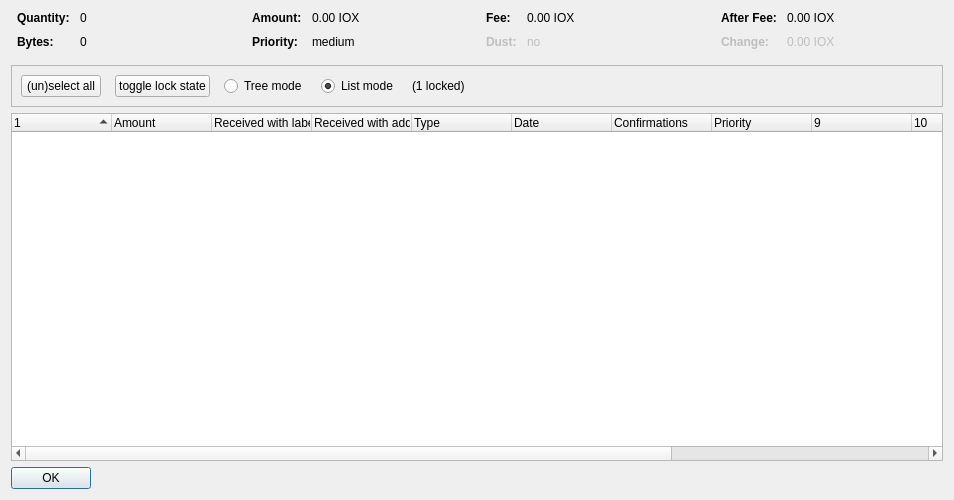
<?xml version="1.0" encoding="UTF-8"?>
<ui version="4.0">
 <class>CoinControlDialog</class>
 <widget class="QDialog" name="CoinControlDialog">
  <property name="geometry">
   <rect>
    <x>0</x>
    <y>0</y>
    <width>954</width>
    <height>500</height>
   </rect>
  </property>
  <property name="windowTitle">
   <string>Coin Selection</string>
  </property>
  <layout class="QVBoxLayout" name="verticalLayout">
   <item>
    <layout class="QHBoxLayout" name="horizontalLayoutTop" stretch="0,0,0,0">
     <property name="topMargin">
      <number>0</number>
     </property>
     <property name="bottomMargin">
      <number>10</number>
     </property>
     <item>
      <layout class="QFormLayout" name="formLayoutCoinControl1">
       <property name="horizontalSpacing">
        <number>10</number>
       </property>
       <property name="verticalSpacing">
        <number>10</number>
       </property>
       <property name="leftMargin">
        <number>6</number>
       </property>
       <property name="rightMargin">
        <number>6</number>
       </property>
       <item row="0" column="0">
        <widget class="QLabel" name="labelCoinControlQuantityText">
         <property name="font">
          <font>
           <weight>75</weight>
           <bold>true</bold>
          </font>
         </property>
         <property name="text">
          <string>Quantity:</string>
         </property>
        </widget>
       </item>
       <item row="0" column="1">
        <widget class="QLabel" name="labelCoinControlQuantity">
         <property name="cursor">
          <cursorShape>IBeamCursor</cursorShape>
         </property>
         <property name="contextMenuPolicy">
          <enum>Qt::ActionsContextMenu</enum>
         </property>
         <property name="text">
          <string notr="true">0</string>
         </property>
         <property name="textInteractionFlags">
          <set>Qt::LinksAccessibleByMouse|Qt::TextSelectableByKeyboard|Qt::TextSelectableByMouse</set>
         </property>
        </widget>
       </item>
       <item row="1" column="0">
        <widget class="QLabel" name="labelCoinControlBytesText">
         <property name="font">
          <font>
           <weight>75</weight>
           <bold>true</bold>
          </font>
         </property>
         <property name="text">
          <string>Bytes:</string>
         </property>
        </widget>
       </item>
       <item row="1" column="1">
        <widget class="QLabel" name="labelCoinControlBytes">
         <property name="cursor">
          <cursorShape>IBeamCursor</cursorShape>
         </property>
         <property name="contextMenuPolicy">
          <enum>Qt::ActionsContextMenu</enum>
         </property>
         <property name="text">
          <string notr="true">0</string>
         </property>
         <property name="textInteractionFlags">
          <set>Qt::LinksAccessibleByMouse|Qt::TextSelectableByKeyboard|Qt::TextSelectableByMouse</set>
         </property>
        </widget>
       </item>
      </layout>
     </item>
     <item>
      <layout class="QFormLayout" name="formLayoutCoinControl2">
       <property name="horizontalSpacing">
        <number>10</number>
       </property>
       <property name="verticalSpacing">
        <number>10</number>
       </property>
       <property name="leftMargin">
        <number>6</number>
       </property>
       <property name="rightMargin">
        <number>6</number>
       </property>
       <item row="0" column="0">
        <widget class="QLabel" name="labelCoinControlAmountText">
         <property name="font">
          <font>
           <weight>75</weight>
           <bold>true</bold>
          </font>
         </property>
         <property name="text">
          <string>Amount:</string>
         </property>
        </widget>
       </item>
       <item row="0" column="1">
        <widget class="QLabel" name="labelCoinControlAmount">
         <property name="cursor">
          <cursorShape>IBeamCursor</cursorShape>
         </property>
         <property name="contextMenuPolicy">
          <enum>Qt::ActionsContextMenu</enum>
         </property>
         <property name="text">
          <string notr="true">0.00 IOX</string>
         </property>
         <property name="textInteractionFlags">
          <set>Qt::LinksAccessibleByMouse|Qt::TextSelectableByKeyboard|Qt::TextSelectableByMouse</set>
         </property>
        </widget>
       </item>
       <item row="1" column="0">
        <widget class="QLabel" name="labelCoinControlPriorityText">
         <property name="font">
          <font>
           <weight>75</weight>
           <bold>true</bold>
          </font>
         </property>
         <property name="text">
          <string>Priority:</string>
         </property>
        </widget>
       </item>
       <item row="1" column="1">
        <widget class="QLabel" name="labelCoinControlPriority">
         <property name="cursor">
          <cursorShape>IBeamCursor</cursorShape>
         </property>
         <property name="contextMenuPolicy">
          <enum>Qt::ActionsContextMenu</enum>
         </property>
         <property name="text">
          <string>medium</string>
         </property>
         <property name="textInteractionFlags">
          <set>Qt::LinksAccessibleByMouse|Qt::TextSelectableByKeyboard|Qt::TextSelectableByMouse</set>
         </property>
        </widget>
       </item>
      </layout>
     </item>
     <item>
      <layout class="QFormLayout" name="formLayoutCoinControl3">
       <property name="horizontalSpacing">
        <number>10</number>
       </property>
       <property name="verticalSpacing">
        <number>10</number>
       </property>
       <property name="leftMargin">
        <number>6</number>
       </property>
       <property name="rightMargin">
        <number>6</number>
       </property>
       <item row="0" column="0">
        <widget class="QLabel" name="labelCoinControlFeeText">
         <property name="font">
          <font>
           <weight>75</weight>
           <bold>true</bold>
          </font>
         </property>
         <property name="text">
          <string>Fee:</string>
         </property>
        </widget>
       </item>
       <item row="0" column="1">
        <widget class="QLabel" name="labelCoinControlFee">
         <property name="cursor">
          <cursorShape>IBeamCursor</cursorShape>
         </property>
         <property name="contextMenuPolicy">
          <enum>Qt::ActionsContextMenu</enum>
         </property>
         <property name="text">
          <string notr="true">0.00 IOX</string>
         </property>
         <property name="textInteractionFlags">
          <set>Qt::LinksAccessibleByMouse|Qt::TextSelectableByKeyboard|Qt::TextSelectableByMouse</set>
         </property>
        </widget>
       </item>
       <item row="1" column="0">
        <widget class="QLabel" name="labelCoinControlLowOutputText">
         <property name="enabled">
          <bool>false</bool>
         </property>
         <property name="font">
          <font>
           <weight>75</weight>
           <bold>true</bold>
          </font>
         </property>
         <property name="text">
          <string>Dust:</string>
         </property>
        </widget>
       </item>
       <item row="1" column="1">
        <widget class="QLabel" name="labelCoinControlLowOutput">
         <property name="enabled">
          <bool>false</bool>
         </property>
         <property name="cursor">
          <cursorShape>IBeamCursor</cursorShape>
         </property>
         <property name="contextMenuPolicy">
          <enum>Qt::ActionsContextMenu</enum>
         </property>
         <property name="text">
          <string>no</string>
         </property>
         <property name="textInteractionFlags">
          <set>Qt::LinksAccessibleByMouse|Qt::TextSelectableByKeyboard|Qt::TextSelectableByMouse</set>
         </property>
        </widget>
       </item>
      </layout>
     </item>
     <item>
      <layout class="QFormLayout" name="formLayoutCoinControl4">
       <property name="horizontalSpacing">
        <number>10</number>
       </property>
       <property name="verticalSpacing">
        <number>10</number>
       </property>
       <property name="leftMargin">
        <number>6</number>
       </property>
       <property name="rightMargin">
        <number>6</number>
       </property>
       <item row="0" column="0">
        <widget class="QLabel" name="labelCoinControlAfterFeeText">
         <property name="font">
          <font>
           <weight>75</weight>
           <bold>true</bold>
          </font>
         </property>
         <property name="text">
          <string>After Fee:</string>
         </property>
        </widget>
       </item>
       <item row="0" column="1">
        <widget class="QLabel" name="labelCoinControlAfterFee">
         <property name="cursor">
          <cursorShape>IBeamCursor</cursorShape>
         </property>
         <property name="contextMenuPolicy">
          <enum>Qt::ActionsContextMenu</enum>
         </property>
         <property name="text">
          <string notr="true">0.00 IOX</string>
         </property>
         <property name="textInteractionFlags">
          <set>Qt::LinksAccessibleByMouse|Qt::TextSelectableByKeyboard|Qt::TextSelectableByMouse</set>
         </property>
        </widget>
       </item>
       <item row="1" column="0">
        <widget class="QLabel" name="labelCoinControlChangeText">
         <property name="enabled">
          <bool>false</bool>
         </property>
         <property name="font">
          <font>
           <weight>75</weight>
           <bold>true</bold>
          </font>
         </property>
         <property name="text">
          <string>Change:</string>
         </property>
        </widget>
       </item>
       <item row="1" column="1">
        <widget class="QLabel" name="labelCoinControlChange">
         <property name="enabled">
          <bool>false</bool>
         </property>
         <property name="cursor">
          <cursorShape>IBeamCursor</cursorShape>
         </property>
         <property name="contextMenuPolicy">
          <enum>Qt::ActionsContextMenu</enum>
         </property>
         <property name="text">
          <string notr="true">0.00 IOX</string>
         </property>
         <property name="textInteractionFlags">
          <set>Qt::LinksAccessibleByMouse|Qt::TextSelectableByKeyboard|Qt::TextSelectableByMouse</set>
         </property>
        </widget>
       </item>
      </layout>
     </item>
    </layout>
   </item>
   <item>
    <widget class="QFrame" name="frame">
     <property name="minimumSize">
      <size>
       <width>0</width>
       <height>40</height>
      </size>
     </property>
     <property name="frameShape">
      <enum>QFrame::StyledPanel</enum>
     </property>
     <property name="frameShadow">
      <enum>QFrame::Sunken</enum>
     </property>
     <layout class="QHBoxLayout" name="horizontalLayout">
      <item>
       <layout class="QHBoxLayout" name="horizontalLayoutPanel" stretch="0,0,0,0,0,0">
        <property name="spacing">
         <number>14</number>
        </property>
        <item>
         <widget class="QPushButton" name="pushButtonSelectAll">
          <property name="sizePolicy">
           <sizepolicy hsizetype="Maximum" vsizetype="Fixed">
            <horstretch>0</horstretch>
            <verstretch>0</verstretch>
           </sizepolicy>
          </property>
          <property name="text">
           <string>(un)select all</string>
          </property>
          <property name="autoDefault">
           <bool>false</bool>
          </property>
         </widget>
        </item>
        <item>
         <widget class="QPushButton" name="pushButtonToggleLock">
          <property name="sizePolicy">
           <sizepolicy hsizetype="Maximum" vsizetype="Fixed">
            <horstretch>0</horstretch>
            <verstretch>0</verstretch>
           </sizepolicy>
          </property>
          <property name="text">
           <string>toggle lock state</string>
          </property>
          <property name="autoDefault">
           <bool>false</bool>
          </property>
         </widget>
        </item>
        <item>
         <widget class="QRadioButton" name="radioTreeMode">
          <property name="sizePolicy">
           <sizepolicy hsizetype="Maximum" vsizetype="Fixed">
            <horstretch>0</horstretch>
            <verstretch>0</verstretch>
           </sizepolicy>
          </property>
          <property name="text">
           <string>Tree mode</string>
          </property>
         </widget>
        </item>
        <item>
         <widget class="QRadioButton" name="radioListMode">
          <property name="sizePolicy">
           <sizepolicy hsizetype="Maximum" vsizetype="Fixed">
            <horstretch>0</horstretch>
            <verstretch>0</verstretch>
           </sizepolicy>
          </property>
          <property name="text">
           <string>List mode</string>
          </property>
          <property name="checked">
           <bool>true</bool>
          </property>
         </widget>
        </item>
        <item>
         <widget class="QLabel" name="labelLocked">
          <property name="text">
           <string>(1 locked)</string>
          </property>
         </widget>
        </item>
        <item>
         <spacer name="horizontalSpacer">
          <property name="orientation">
           <enum>Qt::Horizontal</enum>
          </property>
          <property name="sizeHint" stdset="0">
           <size>
            <width>40</width>
            <height>20</height>
           </size>
          </property>
         </spacer>
        </item>
       </layout>
      </item>
     </layout>
    </widget>
   </item>
   <item>
    <widget class="CoinControlTreeWidget" name="treeWidget">
     <property name="contextMenuPolicy">
      <enum>Qt::CustomContextMenu</enum>
     </property>
     <property name="sortingEnabled">
      <bool>false</bool>
     </property>
     <property name="columnCount">
      <number>13</number>
     </property>
     <attribute name="headerShowSortIndicator" stdset="0">
      <bool>true</bool>
     </attribute>
     <attribute name="headerStretchLastSection">
      <bool>false</bool>
     </attribute>
     <column>
      <property name="text">
       <string/>
      </property>
     </column>
     <column>
      <property name="text">
       <string>Amount</string>
      </property>
     </column>
     <column>
      <property name="text">
       <string>Received with label</string>
      </property>
     </column>
     <column>
      <property name="text">
       <string>Received with address</string>
      </property>
     </column>
     <column>
      <property name="text">
	<string>Type</string>
      </property>
     </column>
     <column>
      <property name="text">	 
       <string>Date</string>
      </property>
     </column>
     <column>
      <property name="text">
       <string>Confirmations</string>
      </property>
      <property name="toolTip">
       <string>Confirmed</string>
      </property>
     </column>
     <column>
      <property name="text">
       <string>Priority</string>
      </property>
     </column>
     <column>
      <property name="text">
       <string/>
      </property>
     </column>
     <column>
      <property name="text">
       <string/>
      </property>
     </column>
     <column>
      <property name="text">
       <string/>
      </property>
     </column>
     <column>
      <property name="text">
       <string/>
      </property>
     </column>
     <column>
      <property name="text">
       <string/>
      </property>
     </column>
    </widget>
   </item>
   <item>
    <widget class="QDialogButtonBox" name="buttonBox">
     <property name="sizePolicy">
      <sizepolicy hsizetype="Maximum" vsizetype="Fixed">
       <horstretch>0</horstretch>
       <verstretch>0</verstretch>
      </sizepolicy>
     </property>
     <property name="orientation">
      <enum>Qt::Horizontal</enum>
     </property>
     <property name="standardButtons">
      <set>QDialogButtonBox::Ok</set>
     </property>
    </widget>
   </item>
  </layout>
 </widget>
 <customwidgets>
  <customwidget>
   <class>CoinControlTreeWidget</class>
   <extends>QTreeWidget</extends>
   <header>coincontroltreewidget.h</header>
  </customwidget>
 </customwidgets>
 <resources/>
 <connections/>
</ui>
